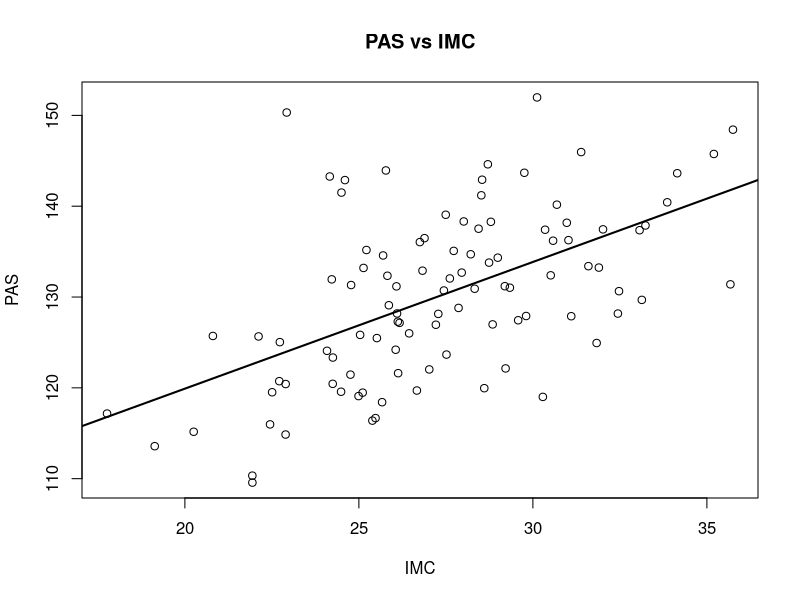

Recreate this plot in R. (Note: this script raises an error after producing the figure.)
## ---- chunk 1
#REGRESION UNIVARIADA 

set.seed(123)
n <- 100
IMC <- rnorm(n, 27, 4)
PAS <- 90 + 1.5*IMC + rnorm(n, 0, 8)

datos <- data.frame(IMC, PAS)
head(datos)

#ajustar modelo 
modelo_uni <- lm(PAS ~ IMC, data = datos)
summary(modelo_uni)

#grafico 
plot(datos$IMC, datos$PAS, main="PAS vs IMC", xlab="IMC", ylab="PAS")
abline(modelo_uni, lwd=2)
## ---- chunk 2
#REGRESION MULTIVARIADA 

set.seed(123)
n <- 120

IMC <- rnorm(n, 27, 4)
Edad <- rnorm(n, 45, 10)
Actividad <- rnorm(n, 3, 1)


PAS <- 80 + 1.2*IMC + 0.6*Edad - 2.5*Actividad + rnorm(n, 0, 10)

datos2 <- data.frame(IMC, Edad, Actividad, PAS)
head(datos2)

# Ajustar modelo múltiple

modelo_multi <- lm(PAS ~ IMC + Edad + Actividad, data = datos2)
summary(modelo_multi)

# Comparar modelos

anova(modelo_uni, modelo_multi)

#Diagnóstico del modelo
par(mfrow=c(2,2))
plot(modelo_multi)
